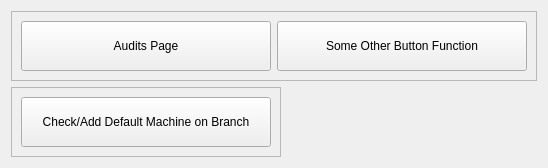
               <widget class="QWidget" name="rcPage">
                <layout class="QVBoxLayout" name="verticalLayout_16">
                 <item alignment="Qt::AlignLeft">
                  <widget class="QFrame" name="frame_15">
                   <property name="frameShape">
                    <enum>QFrame::StyledPanel</enum>
                   </property>
                   <property name="frameShadow">
                    <enum>QFrame::Raised</enum>
                   </property>
                   <layout class="QHBoxLayout" name="horizontalLayout_15">
                    <item>
                     <widget class="QPushButton" name="auditPageBtn">
                      <property name="minimumSize">
                       <size>
                        <width>250</width>
                        <height>50</height>
                       </size>
                      </property>
                      <property name="text">
                       <string>Audits Page</string>
                      </property>
                     </widget>
                    </item>
                    <item>
                     <widget class="QPushButton" name="pushButton_3">
                      <property name="minimumSize">
                       <size>
                        <width>250</width>
                        <height>50</height>
                       </size>
                      </property>
                      <property name="text">
                       <string>Some Other Button Function</string>
                      </property>
                     </widget>
                    </item>
                   </layout>
                  </widget>
                 </item>
                 <item alignment="Qt::AlignLeft">
                  <widget class="QFrame" name="frame_11">
                   <property name="frameShape">
                    <enum>QFrame::StyledPanel</enum>
                   </property>
                   <property name="frameShadow">
                    <enum>QFrame::Raised</enum>
                   </property>
                   <layout class="QHBoxLayout" name="horizontalLayout_16">
                    <item>
                     <widget class="QPushButton" name="defaultMacBranchBtn">
                      <property name="minimumSize">
                       <size>
                        <width>250</width>
                        <height>50</height>
                       </size>
                      </property>
                      <property name="text">
                       <string>Check/Add Default Machine on Branch</string>
                      </property>
                     </widget>
                    </item>
                   </layout>
                  </widget>
                 </item>
                </layout>
               </widget>
